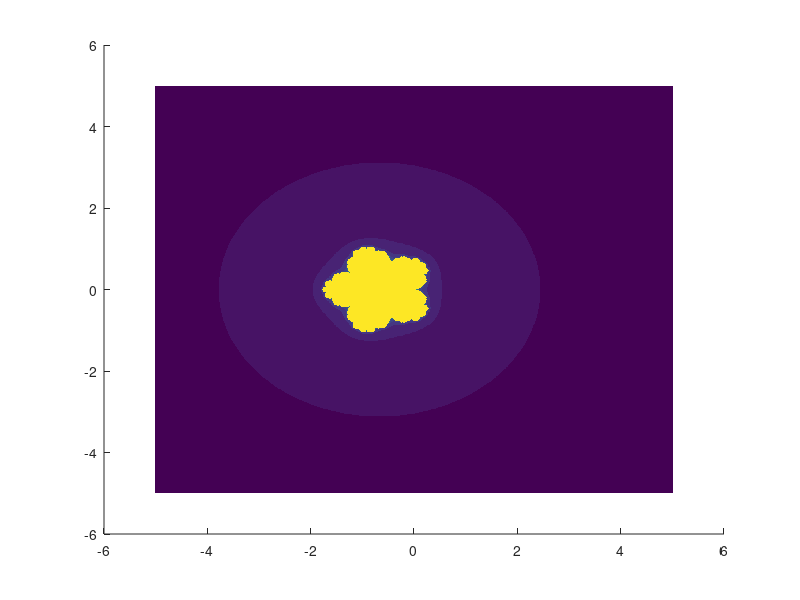

MATLAB code to generate this figure:
total_it=300; %we will iterate a given function a reasonably large number of times
img_size=[1000 1000]; %number of values that we wish to iterate
lims=[-5 5 -5 5]; %set the limits for our plot of the filled Julia set
im_step=(lims(4)-lims(3))/(img_size(2)-1); %increments 'along' real axis
re_step=(lims(2)-lims(1))/(img_size(1)-1); %increments 'along' imaginary axis

%these are all the values of 'z' that we apply the given function to

%these are the real parts of these values
res=lims(1):re_step:lims(2); 
%imaginary parts of these values
ims=lims(3):im_step:lims(4);
%create the values of z
z=bsxfun(@plus, res(:), (ims(:)*1i)');
colour=inf(size(z)); %this is a matrix that will 'encode' the colour of the Julia set at a given point (value)

for iteration=1:total_it
    %determine which values are 'close to infinity' and which are not
    index=isinf(z);
    %apply the function to those values which are 'less than infinity';
    %this function is the one whose filled Julia set is given in Figure
    %11(d)
    z(~index)=(z(~index)+(1/((5)^(1/4)))).^5-(1/((5)^(5/4)));
    %ensure that the colour of the plot at a given point(value) depends on
    %number of iterations taken to reach 'infinity'
    colour(index & isinf(colour))=iteration;
end

%ensure that the real parts of values are on the horizontal axis
colour=colour';

%plotting the graph, with correct values shown on the x and y axes
imagesc('XData',[lims(1),lims(2)],'YData',[lims(3),lims(4)],'CData',colour)